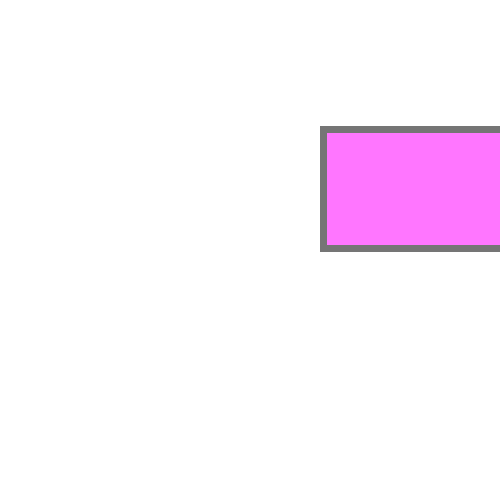
Frame 1 (no input)
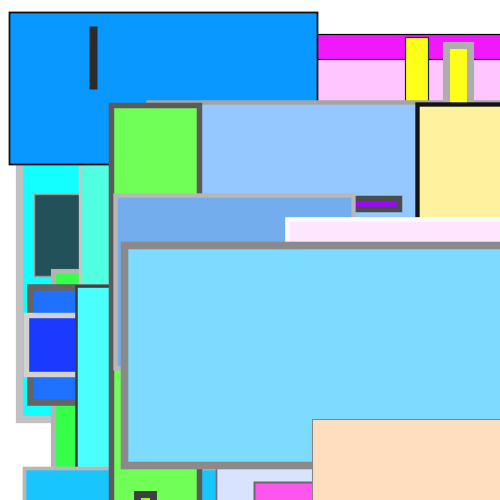
Frame 60 (the mouse pressed at the canvas centre just before this capture)
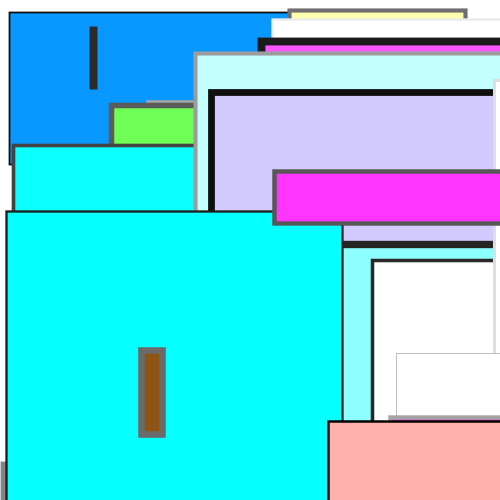
Frame 120 (the mouse held since frame 60 and released just before this capture)

The Processing sketch that drew these frames (run headless with seeded random() and noise(); from frame 60 on, the mouse is pressed at the canvas centre):

// Processing sketch: processing_62178
// ── processing_62178.pde

float x1;
float y1;
float x2;
float y2;
float randomStrokeWeight;
float randomFill;
float randomStroke;
 
void setup() {
  size(500,500);
  background(255);
  smooth();
}
 
void draw() {
  x1 = random(width);    
  y1 = random(height);  
  x2 = random(width);   
  y2 = random(height);  
   
  randomStrokeWeight = random(1,8);  
  strokeWeight(randomStrokeWeight);  
  randomFill = random(1,8);
  fill(x1,y2,x2);
  randomStroke = random(1,255);
  stroke(randomStroke);
  
  rect(x1, y1, x2, y2);                        
}
